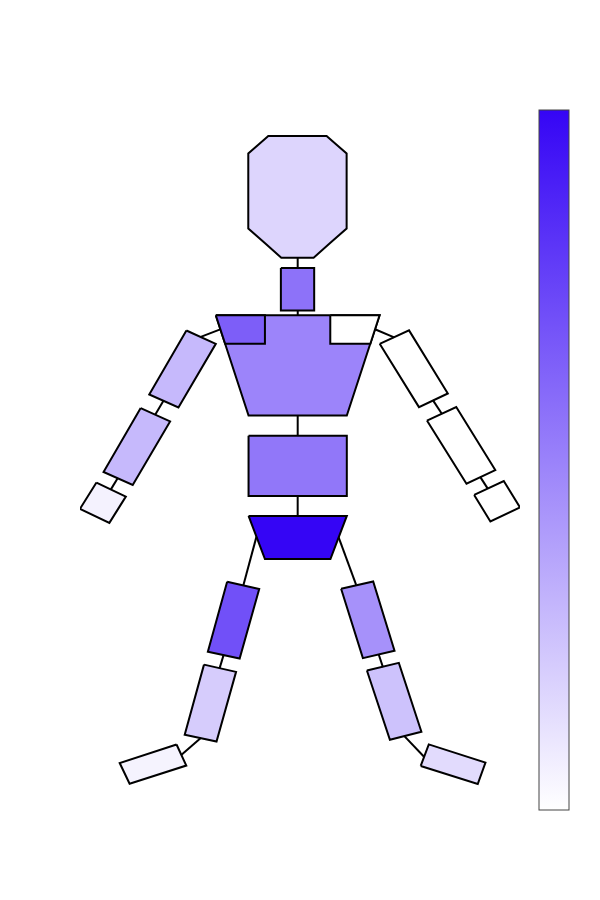
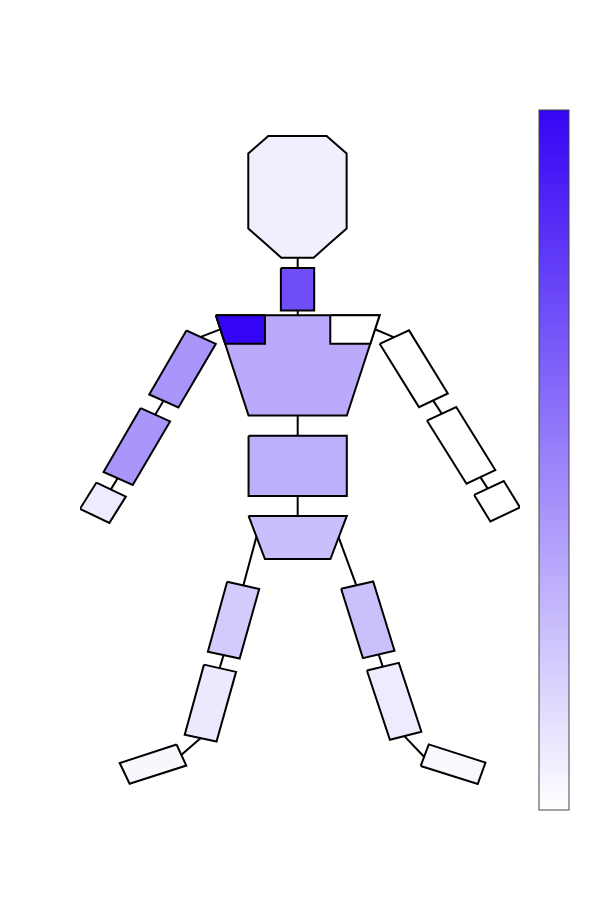

The code cell stored with these charts, in order, in its notebook:
### Code cell
# Color code Plot for Decoder B
print("Body Heatmap for decoder B x-axis")
# Retrieve and reshape data 
coefficientsModel_x = modelB_dict['Coeff'][0]
coefficientsModel_x_reshaped = coefficientsModel_x.reshape(15,6)

# Sum all coefficients across all rotations and positions for each rigid body and normalise
coefficientsModelSumDOF = np.sum(np.abs(coefficientsModel_x_reshaped),1)
coefficientsModelSumDOF = coefficientsModelSumDOF / sum(coefficientsModelSumDOF)

# Create a list with all rigid bodies in skeleton and set rigid bodies that don't have components to 0
coefficients_X = np.zeros((19))
coefficients_X[0:9] = coefficientsModelSumDOF[0:9]
coefficients_X[13:19] = coefficientsModelSumDOF[9:15]

# Normalise so the max value is 1
coefficients_X = coefficients_X/ max(coefficients_X)




# Set location and import body parts ( list of names of bodies that coefficients correspond to)
location = '../../body.svg'

# Extract shape data from the svg file
elements,points,pathElements,bodyPartMapping = extractShapesFromSVG(location=location,parts=bodyParts)

# Set colours for each coefficient
colours = [get_color_hex(i,white,decoderBColor) for i in coefficients_X]


# Draw the object 
drawObject(points,elements,colours,bodyPartMapping,saveGameLocation+"_bodySchematic_decoderB_xAxis.svg",
           lightColor=whiteColorBar,darkColor=decoderBColorbar)
#print(coefficients_A_X)


# For y axis
print("Body Heatmap for decoder B y-axis")
# Retrieve and reshape data 
coefficientsModel_y = modelB_dict['Coeff'][1]
coefficientsModel_y_reshaped = coefficientsModel_y.reshape(15,6)

# Sum all coefficients across all rotations and positions for each rigid body and normalise
coefficientsModelSumDOF = np.sum(np.abs(coefficientsModel_y_reshaped),1)
coefficientsModelSumDOF = coefficientsModelSumDOF / sum(coefficientsModelSumDOF)

# Create a list with all rigid bodies in skeleton and set rigid bodies that don't have components to 0
coefficients_Y = np.zeros((19))
coefficients_Y[0:9] = coefficientsModelSumDOF[0:9]
coefficients_Y[13:19] = coefficientsModelSumDOF[9:15]

# Normalise so the max value is 1
coefficients_Y = coefficients_Y/ max(coefficients_Y)


# Set location and import body parts ( list of names of bodies that coefficients correspond to)
location = '../../body.svg'

# Extract shape data from the svg file
elements,points,pathElements,bodyPartMapping = extractShapesFromSVG(location=location,parts=bodyParts)

# Set colours for each coefficient
colours = [get_color_hex(i,white,decoderBColor) for i in coefficients_Y]


# Draw the object 
drawObject(points,elements,colours,bodyPartMapping,saveGameLocation+"_bodySchematic_decoderB_yAxis.svg",
lightColor=whiteColorBar,darkColor=decoderBColorbar)
#print(coefficients_A_X)

### Figure 1 — Plotly figure (JSON) as saved in the notebook; plotly's stock layout.template omitted (floating-point values rounded to 4 significant figures)
{"data": [{"hoverinfo": "none", "marker": {"cmax": 1, "cmin": 0, "colorbar": {"tickvals": [], "title": {"text": ""}}, "colorscale": [[0, "rgb(255, 255, 255)"], [1, "rgb(53,5,245)"]]}, "mode": "markers", "type": "scatter", "x": [null], "y": [null]}, {"fill": "toself", "fillcolor": "#000000", "line": {"color": "#000000", "width": 2}, "mode": "lines", "type": "scatter", "x": [107.5, 110.5, 112.8], "y": [-167.4, -176.5, -184.0]}, {"fill": "toself", "fillcolor": "#8d72f9", "line": {"color": "#000000", "width": 2}, "mode": "lines", "type": "scatter", "x": [89.87, 100.0, 100.0, 89.87, 89.87], "y": [-73.58, -73.58, -88.36, -88.36, -73.58]}, {"fill": "toself", "fillcolor": "#c6b9fc", "line": {"color": "#000000", "width": 2}, "mode": "lines", "type": "scatter", "x": [61.03, 70, 58.59, 49.68, 61.03], "y": [-95.35, -100, -122.2, -117.6, -95.35]}, {"fill": "toself", "fillcolor": "#ffffff", "line": {"color": "#000000", "width": 2}, "mode": "lines", "type": "scatter", "x": [120.0, 129.0, 140.8, 132.0, 120.0], "y": [-99.98, -95.29, -117.3, -122.0, -99.98]}, {"fill": "toself", "fillcolor": "#c6b9fc", "line": {"color": "#000000", "width": 2}, "mode": "lines", "type": "scatter", "x": [47.07, 56.05, 44.64, 35.73, 47.07], "y": [-122.4, -127.0, -149.2, -144.7, -122.4]}, {"fill": "toself", "fillcolor": "#ffffff", "line": {"color": "#000000", "width": 2}, "mode": "lines", "type": "scatter", "x": [134.5, 143.4, 155.3, 146.5, 134.5], "y": [-126.7, -122.0, -144.0, -148.8, -126.7]}, {"fill": "toself", "fillcolor": "#9177f9", "line": {"color": "#000000", "width": 2}, "mode": "lines", "type": "scatter", "x": [80, 110, 110, 80, 80], "y": [-132, -132, -153, -153, -132]}, {"fill": "toself", "fillcolor": "#000000", "line": {"color": "#000000", "width": 2}, "mode": "lines", "type": "scatter", "x": [65.41, 71.35, 71.35], "y": [-97.57, -94.95, -94.95]}, {"fill": "toself", "fillcolor": "#000000", "line": {"color": "#000000", "width": 2}, "mode": "lines", "type": "scatter", "x": [124.4, 118.6, 118.6], "y": [-97.73, -94.9, -94.9]}, {"fill": "toself", "fillcolor": "#3505f5", "line": {"color": "#000000", "width": 2}, "mode": "lines", "type": "scatter", "x": [80, 85, 105, 110, 80], "y": [-160, -175, -175, -160, -160]}, {"fill": "toself", "fillcolor": "#000000", "line": {"color": "#000000", "width": 2}, "mode": "lines", "type": "scatter", "x": [40.08, 38.92, 37.97], "y": [-146.8, -149.0, -150.7]}, {"fill": "toself", "fillcolor": "#000000", "line": {"color": "#000000", "width": 2}, "mode": "lines", "type": "scatter", "x": [150.7, 152.0, 153.0], "y": [-146.4, -148.6, -150.4]}, {"fill": "toself", "fillcolor": "#000000", "line": {"color": "#000000", "width": 2}, "mode": "lines", "type": "scatter", "x": [95.0, 95.0], "y": [-69.88, -73.68]}, {"fill": "toself", "fillcolor": "#000000", "line": {"color": "#000000", "width": 2}, "mode": "lines", "type": "scatter", "x": [95.01, 95.01], "y": [-88.37, -90.09]}, {"fill": "toself", "fillcolor": "#000000", "line": {"color": "#000000", "width": 2}, "mode": "lines", "type": "scatter", "x": [95.0, 95.0], "y": [-124.7, -132.1]}, {"fill": "toself", "fillcolor": "#000000", "line": {"color": "#000000", "width": 2}, "mode": "lines", "type": "scatter", "x": [136.3, 137.8, 139.0], "y": [-119.6, -122.2, -124.3]}, {"fill": "toself", "fillcolor": "#000000", "line": {"color": "#000000", "width": 2}, "mode": "lines", "type": "scatter", "x": [95.0, 95.0], "y": [-153.0, -160.0]}, {"fill": "toself", "fillcolor": "#000000", "line": {"color": "#000000", "width": 2}, "mode": "lines", "type": "scatter", "x": [54.07, 52.68, 51.54], "y": [-119.8, -122.4, -124.6]}, {"fill": "toself", "fillcolor": "#a691fa", "line": {"color": "#000000", "width": 2}, "mode": "lines", "type": "scatter", "x": [108.3, 118.0, 124.6, 114.9, 108.3], "y": [-185.4, -182.8, -207.0, -209.6, -185.4]}, {"fill": "toself", "fillcolor": "#cdc2fc", "line": {"color": "#000000", "width": 2}, "mode": "lines", "type": "scatter", "x": [116.1, 125.9, 132.8, 123.2, 116.1], "y": [-213.9, -211.2, -235.3, -238.0, -213.9]}, {"fill": "toself", "fillcolor": "#000000", "line": {"color": "#000000", "width": 2}, "mode": "lines", "type": "scatter", "x": [82.42, 80.22, 78.4], "y": [-167.2, -176.6, -184.2]}, {"fill": "toself", "fillcolor": "#7150f8", "line": {"color": "#000000", "width": 2}, "mode": "lines", "type": "scatter", "x": [73.46, 83.25, 77.29, 67.58, 73.46], "y": [-182.9, -185.4, -209.7, -207.3, -182.9]}, {"fill": "toself", "fillcolor": "#d6ccfc", "line": {"color": "#000000", "width": 2}, "mode": "lines", "type": "scatter", "x": [66.4, 76.19, 70.22, 60.51, 66.4], "y": [-211.8, -214.4, -238.6, -236.2, -211.8]}, {"fill": "toself", "fillcolor": "#000000", "line": {"color": "#000000", "width": 2}, "mode": "lines", "type": "scatter", "x": [72.41, 71.71, 71.13], "y": [-208.3, -211.0, -213.2]}, {"fill": "toself", "fillcolor": "#000000", "line": {"color": "#000000", "width": 2}, "mode": "lines", "type": "scatter", "x": [119.7, 120.4, 121.0], "y": [-208.1, -210.7, -212.7]}, {"fill": "toself", "fillcolor": "#e2dbfd", "line": {"color": "#000000", "width": 2}, "mode": "lines", "type": "scatter", "x": [132.6, 135.0, 152.3, 150.0, 132.6], "y": [-247.1, -239.6, -246.0, -253.4, -247.1]}, {"fill": "toself", "fillcolor": "#000000", "line": {"color": "#000000", "width": 2}, "mode": "lines", "type": "scatter", "x": [127.6, 130.9, 133.6], "y": [-236.8, -240.7, -244.0]}, {"fill": "toself", "fillcolor": "#f5f3fe", "line": {"color": "#000000", "width": 2}, "mode": "lines", "type": "scatter", "x": [58.02, 60.99, 43.68, 40.66, 58.02], "y": [-239.7, -247.0, -253.3, -246.1, -239.7]}, {"fill": "toself", "fillcolor": "#000000", "line": {"color": "#000000", "width": 2}, "mode": "lines", "type": "scatter", "x": [65.41, 62.13, 59.44], "y": [-237.4, -240.7, -243.3]}, {"fill": "toself", "fillcolor": "#ddd5fd", "line": {"color": "#000000", "width": 2}, "mode": "lines", "type": "scatter", "x": [84.96, 79.92, 79.92, 79.92, 82.98, 86.03, 94.93, 103.8, 106.9, 109.9, 109.9, 109.9, 104.9, 99.87, 94.93, 90.0, 84.96], "y": [-64.86, -59.76, -46.7, -33.64, -30.59, -27.53, -27.53, -27.53, -30.59, -33.64, -46.7, -59.76, -64.86, -69.95, -69.95, -69.95, -64.86]}, {"fill": "toself", "fillcolor": "#f4f2fe", "line": {"color": "#000000", "width": 2}, "mode": "lines", "type": "scatter", "x": [33.56, 42.53, 37.51, 28.54, 33.56], "y": [-148.3, -153.3, -162.4, -157.5, -148.3]}, {"fill": "toself", "fillcolor": "#9c84fa", "line": {"color": "#000000", "width": 2}, "mode": "lines", "type": "scatter", "x": [70, 120, 110, 80, 70], "y": [-90, -90, -125, -125, -90]}, {"fill": "toself", "fillcolor": "#7d5ef8", "line": {"color": "#000000", "width": 2}, "mode": "lines", "type": "scatter", "x": [70, 85, 85, 72.85, 70], "y": [-90, -90, -100, -100, -90]}, {"fill": "toself", "fillcolor": "#ffffff", "line": {"color": "#000000", "width": 2}, "mode": "lines", "type": "scatter", "x": [105.0, 120, 117.2, 105.0, 105.0], "y": [-90, -90, -100, -100, -90]}, {"fill": "toself", "fillcolor": "#ffffff", "line": {"color": "#000000", "width": 2}, "mode": "lines", "type": "scatter", "x": [148.9, 157.9, 162.9, 153.8, 148.9], "y": [-152.7, -147.8, -157.0, -161.9, -152.7]}], "layout": {"height": 900, "showlegend": false, "width": 600, "xaxis": {"showgrid": false, "showline": false, "showticklabels": false, "ticks": "", "zeroline": false}, "yaxis": {"showgrid": false, "showline": false, "showticklabels": false, "ticks": "", "zeroline": false}}}

### Figure 2 — Plotly figure (JSON) as saved in the notebook; plotly's stock layout.template omitted (floating-point values rounded to 4 significant figures)
{"data": [{"hoverinfo": "none", "marker": {"cmax": 1, "cmin": 0, "colorbar": {"tickvals": [], "title": {"text": ""}}, "colorscale": [[0, "rgb(255, 255, 255)"], [1, "rgb(53,5,245)"]]}, "mode": "markers", "type": "scatter", "x": [null], "y": [null]}, {"fill": "toself", "fillcolor": "#000000", "line": {"color": "#000000", "width": 2}, "mode": "lines", "type": "scatter", "x": [107.5, 110.5, 112.8], "y": [-167.4, -176.5, -184.0]}, {"fill": "toself", "fillcolor": "#704ef7", "line": {"color": "#000000", "width": 2}, "mode": "lines", "type": "scatter", "x": [89.87, 100.0, 100.0, 89.87, 89.87], "y": [-73.58, -73.58, -88.36, -88.36, -73.58]}, {"fill": "toself", "fillcolor": "#aa96fa", "line": {"color": "#000000", "width": 2}, "mode": "lines", "type": "scatter", "x": [61.03, 70, 58.59, 49.68, 61.03], "y": [-95.35, -100, -122.2, -117.6, -95.35]}, {"fill": "toself", "fillcolor": "#ffffff", "line": {"color": "#000000", "width": 2}, "mode": "lines", "type": "scatter", "x": [120.0, 129.0, 140.8, 132.0, 120.0], "y": [-99.98, -95.29, -117.3, -122.0, -99.98]}, {"fill": "toself", "fillcolor": "#aa96fa", "line": {"color": "#000000", "width": 2}, "mode": "lines", "type": "scatter", "x": [47.07, 56.05, 44.64, 35.73, 47.07], "y": [-122.4, -127.0, -149.2, -144.7, -122.4]}, {"fill": "toself", "fillcolor": "#ffffff", "line": {"color": "#000000", "width": 2}, "mode": "lines", "type": "scatter", "x": [134.5, 143.4, 155.3, 146.5, 134.5], "y": [-126.7, -122.0, -144.0, -148.8, -126.7]}, {"fill": "toself", "fillcolor": "#bdaefb", "line": {"color": "#000000", "width": 2}, "mode": "lines", "type": "scatter", "x": [80, 110, 110, 80, 80], "y": [-132, -132, -153, -153, -132]}, {"fill": "toself", "fillcolor": "#000000", "line": {"color": "#000000", "width": 2}, "mode": "lines", "type": "scatter", "x": [65.41, 71.35, 71.35], "y": [-97.57, -94.95, -94.95]}, {"fill": "toself", "fillcolor": "#000000", "line": {"color": "#000000", "width": 2}, "mode": "lines", "type": "scatter", "x": [124.4, 118.6, 118.6], "y": [-97.73, -94.9, -94.9]}, {"fill": "toself", "fillcolor": "#cabefc", "line": {"color": "#000000", "width": 2}, "mode": "lines", "type": "scatter", "x": [80, 85, 105, 110, 80], "y": [-160, -175, -175, -160, -160]}, {"fill": "toself", "fillcolor": "#000000", "line": {"color": "#000000", "width": 2}, "mode": "lines", "type": "scatter", "x": [40.08, 38.92, 37.97], "y": [-146.8, -149.0, -150.7]}, {"fill": "toself", "fillcolor": "#000000", "line": {"color": "#000000", "width": 2}, "mode": "lines", "type": "scatter", "x": [150.7, 152.0, 153.0], "y": [-146.4, -148.6, -150.4]}, {"fill": "toself", "fillcolor": "#000000", "line": {"color": "#000000", "width": 2}, "mode": "lines", "type": "scatter", "x": [95.0, 95.0], "y": [-69.88, -73.68]}, {"fill": "toself", "fillcolor": "#000000", "line": {"color": "#000000", "width": 2}, "mode": "lines", "type": "scatter", "x": [95.01, 95.01], "y": [-88.37, -90.09]}, {"fill": "toself", "fillcolor": "#000000", "line": {"color": "#000000", "width": 2}, "mode": "lines", "type": "scatter", "x": [95.0, 95.0], "y": [-124.7, -132.1]}, {"fill": "toself", "fillcolor": "#000000", "line": {"color": "#000000", "width": 2}, "mode": "lines", "type": "scatter", "x": [136.3, 137.8, 139.0], "y": [-119.6, -122.2, -124.3]}, {"fill": "toself", "fillcolor": "#000000", "line": {"color": "#000000", "width": 2}, "mode": "lines", "type": "scatter", "x": [95.0, 95.0], "y": [-153.0, -160.0]}, {"fill": "toself", "fillcolor": "#000000", "line": {"color": "#000000", "width": 2}, "mode": "lines", "type": "scatter", "x": [54.07, 52.68, 51.54], "y": [-119.8, -122.4, -124.6]}, {"fill": "toself", "fillcolor": "#cbbffc", "line": {"color": "#000000", "width": 2}, "mode": "lines", "type": "scatter", "x": [108.3, 118.0, 124.6, 114.9, 108.3], "y": [-185.4, -182.8, -207.0, -209.6, -185.4]}, {"fill": "toself", "fillcolor": "#efebfe", "line": {"color": "#000000", "width": 2}, "mode": "lines", "type": "scatter", "x": [116.1, 125.9, 132.8, 123.2, 116.1], "y": [-213.9, -211.2, -235.3, -238.0, -213.9]}, {"fill": "toself", "fillcolor": "#000000", "line": {"color": "#000000", "width": 2}, "mode": "lines", "type": "scatter", "x": [82.42, 80.22, 78.4], "y": [-167.2, -176.6, -184.2]}, {"fill": "toself", "fillcolor": "#d4cafc", "line": {"color": "#000000", "width": 2}, "mode": "lines", "type": "scatter", "x": [73.46, 83.25, 77.29, 67.58, 73.46], "y": [-182.9, -185.4, -209.7, -207.3, -182.9]}, {"fill": "toself", "fillcolor": "#ece8fe", "line": {"color": "#000000", "width": 2}, "mode": "lines", "type": "scatter", "x": [66.4, 76.19, 70.22, 60.51, 66.4], "y": [-211.8, -214.4, -238.6, -236.2, -211.8]}, {"fill": "toself", "fillcolor": "#000000", "line": {"color": "#000000", "width": 2}, "mode": "lines", "type": "scatter", "x": [72.41, 71.71, 71.13], "y": [-208.3, -211.0, -213.2]}, {"fill": "toself", "fillcolor": "#000000", "line": {"color": "#000000", "width": 2}, "mode": "lines", "type": "scatter", "x": [119.7, 120.4, 121.0], "y": [-208.1, -210.7, -212.7]}, {"fill": "toself", "fillcolor": "#f9f8fe", "line": {"color": "#000000", "width": 2}, "mode": "lines", "type": "scatter", "x": [132.6, 135.0, 152.3, 150.0, 132.6], "y": [-247.1, -239.6, -246.0, -253.4, -247.1]}, {"fill": "toself", "fillcolor": "#000000", "line": {"color": "#000000", "width": 2}, "mode": "lines", "type": "scatter", "x": [127.6, 130.9, 133.6], "y": [-236.8, -240.7, -244.0]}, {"fill": "toself", "fillcolor": "#f9f7fe", "line": {"color": "#000000", "width": 2}, "mode": "lines", "type": "scatter", "x": [58.02, 60.99, 43.68, 40.66, 58.02], "y": [-239.7, -247.0, -253.3, -246.1, -239.7]}, {"fill": "toself", "fillcolor": "#000000", "line": {"color": "#000000", "width": 2}, "mode": "lines", "type": "scatter", "x": [65.41, 62.13, 59.44], "y": [-237.4, -240.7, -243.3]}, {"fill": "toself", "fillcolor": "#f1eefe", "line": {"color": "#000000", "width": 2}, "mode": "lines", "type": "scatter", "x": [84.96, 79.92, 79.92, 79.92, 82.98, 86.03, 94.93, 103.8, 106.9, 109.9, 109.9, 109.9, 104.9, 99.87, 94.93, 90.0, 84.96], "y": [-64.86, -59.76, -46.7, -33.64, -30.59, -27.53, -27.53, -27.53, -30.59, -33.64, -46.7, -59.76, -64.86, -69.95, -69.95, -69.95, -64.86]}, {"fill": "toself", "fillcolor": "#efebfe", "line": {"color": "#000000", "width": 2}, "mode": "lines", "type": "scatter", "x": [33.56, 42.53, 37.51, 28.54, 33.56], "y": [-148.3, -153.3, -162.4, -157.5, -148.3]}, {"fill": "toself", "fillcolor": "#bbaafb", "line": {"color": "#000000", "width": 2}, "mode": "lines", "type": "scatter", "x": [70, 120, 110, 80, 70], "y": [-90, -90, -125, -125, -90]}, {"fill": "toself", "fillcolor": "#3505f5", "line": {"color": "#000000", "width": 2}, "mode": "lines", "type": "scatter", "x": [70, 85, 85, 72.85, 70], "y": [-90, -90, -100, -100, -90]}, {"fill": "toself", "fillcolor": "#ffffff", "line": {"color": "#000000", "width": 2}, "mode": "lines", "type": "scatter", "x": [105.0, 120, 117.2, 105.0, 105.0], "y": [-90, -90, -100, -100, -90]}, {"fill": "toself", "fillcolor": "#ffffff", "line": {"color": "#000000", "width": 2}, "mode": "lines", "type": "scatter", "x": [148.9, 157.9, 162.9, 153.8, 148.9], "y": [-152.7, -147.8, -157.0, -161.9, -152.7]}], "layout": {"height": 900, "showlegend": false, "width": 600, "xaxis": {"showgrid": false, "showline": false, "showticklabels": false, "ticks": "", "zeroline": false}, "yaxis": {"showgrid": false, "showline": false, "showticklabels": false, "ticks": "", "zeroline": false}}}
